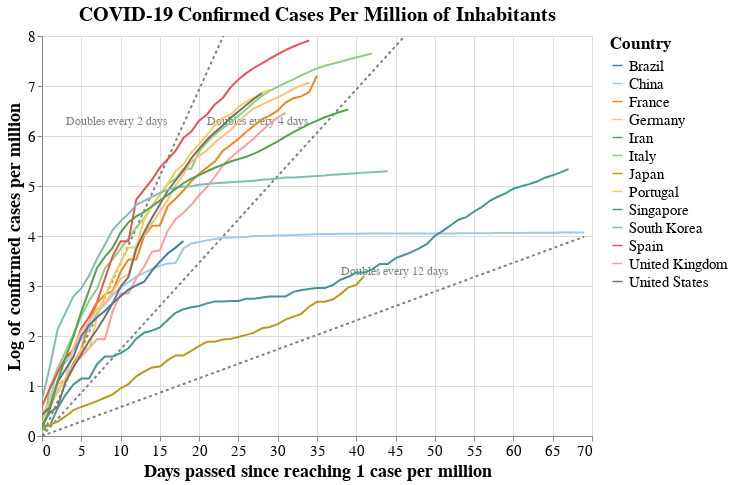

Here is the notebook cell this chart was saved with:
### Markdown cell above
### Cases Per Million of Habitants

### Code cell
#hide_input
# Stack data to get it to Altair dataframe format
data_countries_pc2 = data_countries_pc.copy()
for i in range(0,len(countries)):
    data_countries_pc2[i] = data_countries_pc2[i].reset_index()
    data_countries_pc2[i]['n_days'] = data_countries_pc2[i].index
    data_countries_pc2[i]['log_cases'] = np.log(data_countries_pc2[i]["total_cases"])
data_plot = data_countries_pc2[0]
for i in range(1, len(countries)):    
    data_plot = pd.concat([data_plot, data_countries_pc2[i]], axis=0)
data_plot["trend_2days"] = np.log(2)/2*data_plot["n_days"]
data_plot["trend_4days"] = np.log(2)/4*data_plot["n_days"]
data_plot["trend_12days"] = np.log(2)/12*data_plot["n_days"]
data_plot["trend_2days_label"] = "Doubles every 2 days"
data_plot["trend_4days_label"] = "Doubles evey 4 days"
data_plot["trend_12days_label"] = "Doubles every 12 days"


# Plot it using Altair
source = data_plot

scales = alt.selection_interval(bind='scales')
selection = alt.selection_multi(fields=['location'], bind='legend')

base = alt.Chart(source, title = "COVID-19 Confirmed Cases Per Million of Inhabitants").encode(
    x = alt.X('n_days:Q', title = "Days passed since reaching 1 case per million"),
    y = alt.Y("log_cases:Q",title = "Log of confirmed cases per million"),
    color = alt.Color('location:N', legend=alt.Legend(title="Country", labelFontSize=15, titleFontSize=17),
                     scale=alt.Scale(scheme='tableau20')),
    opacity = alt.condition(selection, alt.value(1), alt.value(0.1))
).properties(
    width=chart_width,
    height=chart_height
)

lines = base.mark_line().add_selection(
    scales
).add_selection(
    selection
)

trend_2d = alt.Chart(source).encode(
    x = "n_days:Q",
    y = alt.Y("trend_2days:Q",  scale=alt.Scale(domain=(0, max(data_plot["log_cases"])))),
).mark_line( strokeDash=[3,3], color="grey")

labels = pd.DataFrame([{'label': 'Doubles every 2 days', 'x_coord': 10, 'y_coord': 6},
                       {'label': 'Doubles every 4 days', 'x_coord': 28, 'y_coord': 6},
                       {'label': 'Doubles every 12 days', 'x_coord': 45, 'y_coord': 3},
                      ])
trend_label = (alt.Chart(labels)
                    .mark_text(align='left', dx=-55, dy=-15, fontSize=12, color="grey")
                    .encode(x='x_coord:Q',
                            y='y_coord:Q',
                            text='label:N')
                   )


trend_4d = alt.Chart(source).mark_line(color="grey", strokeDash=[3,3]).encode(
    x = "n_days:Q",
    y = alt.Y("trend_4days:Q",  scale=alt.Scale(domain=(0, max(data_plot["log_cases"])))),
)

trend_12d = alt.Chart(source).mark_line(color="grey", strokeDash=[3,3]).encode(
    x = "n_days:Q",
    y = alt.Y("trend_12days:Q",  scale=alt.Scale(domain=(0, max(data_plot["log_cases"])))),
)

(
(trend_2d  + trend_4d + trend_12d + trend_label + lines)
.configure_title(fontSize=20)
.configure_axis(labelFontSize=15,titleFontSize=18)
)

### Figure 1 — Vega-Lite specification as saved in the notebook (floating-point values rounded to 4 significant figures; data arrays with more than 128 entries replaced by an {"elided": "..."} marker saying what was removed)
{"config": {"view": {"continuousWidth": 400, "continuousHeight": 300}, "axis": {"labelFontSize": 15, "titleFontSize": 18}, "title": {"fontSize": 20}}, "layer": [{"mark": {"type": "line", "color": "grey", "strokeDash": [3, 3]}, "encoding": {"x": {"type": "quantitative", "field": "n_days"}, "y": {"type": "quantitative", "field": "trend_2days", "scale": {"domain": [0, 7.909]}}}}, {"mark": {"type": "line", "color": "grey", "strokeDash": [3, 3]}, "encoding": {"x": {"type": "quantitative", "field": "n_days"}, "y": {"type": "quantitative", "field": "trend_4days", "scale": {"domain": [0, 7.909]}}}}, {"mark": {"type": "line", "color": "grey", "strokeDash": [3, 3]}, "encoding": {"x": {"type": "quantitative", "field": "n_days"}, "y": {"type": "quantitative", "field": "trend_12days", "scale": {"domain": [0, 7.909]}}}}, {"data": {"name": "data-2cf9e9c9dd4f97c8eda44cd9355d02e6"}, "mark": {"type": "text", "align": "left", "color": "grey", "dx": -55, "dy": -15, "fontSize": 12}, "encoding": {"text": {"type": "nominal", "field": "label"}, "x": {"type": "quantitative", "field": "x_coord"}, "y": {"type": "quantitative", "field": "y_coord"}}}, {"data": {"name": "data-c45a6648e642bbc9b7feafb8ef00aa33"}, "mark": "line", "encoding": {"color": {"type": "nominal", "field": "location", "legend": {"labelFontSize": 15, "title": "Country", "titleFontSize": 17}, "scale": {"scheme": "tableau20"}}, "opacity": {"condition": {"value": 1, "selection": "selector004"}, "value": 0.1}, "x": {"type": "quantitative", "field": "n_days", "title": "Days passed since reaching 1 case per million"}, "y": {"type": "quantitative", "field": "log_cases", "title": "Log of confirmed cases per million"}}, "height": 400, "selection": {"selector003": {"type": "interval", "bind": "scales"}, "selector004": {"type": "multi", "fields": ["location"], "bind": "legend"}}, "title": "COVID-19 Confirmed Cases Per Million of Inhabitants", "width": 550}], "data": {"name": "data-c45a6648e642bbc9b7feafb8ef00aa33"}, "$schema": "https://vega.github.io/schema/vega-lite/v4.8.1.json", "datasets": {"data-c45a6648e642bbc9b7feafb8ef00aa33": {"elided": "524 records"}, "data-2cf9e9c9dd4f97c8eda44cd9355d02e6": [{"label": "Doubles every 2 days", "x_coord": 10, "y_coord": 6}, {"label": "Doubles every 4 days", "x_coord": 28, "y_coord": 6}, {"label": "Doubles every 12 days", "x_coord": 45, "y_coord": 3}]}}
